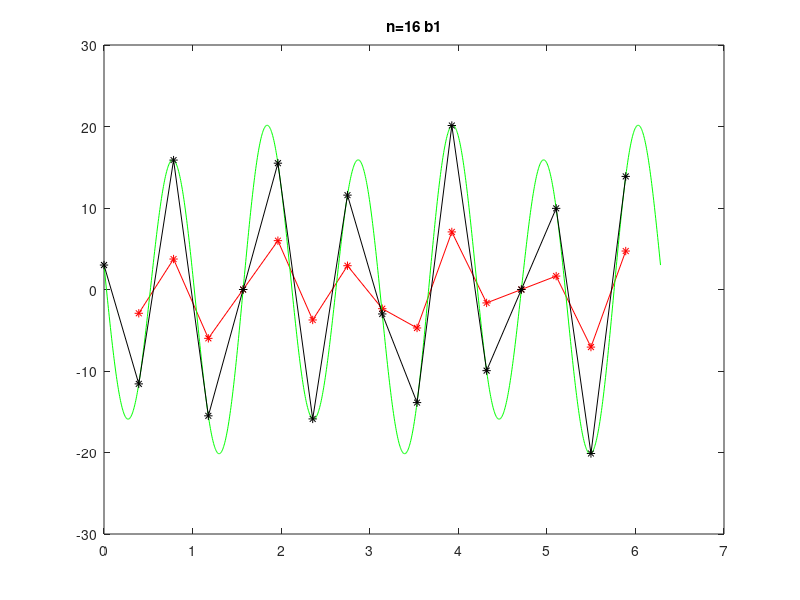
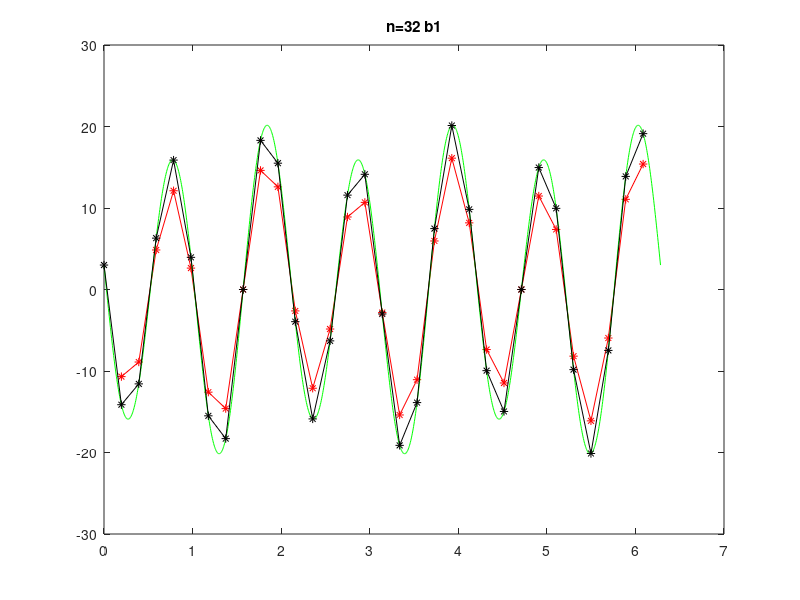
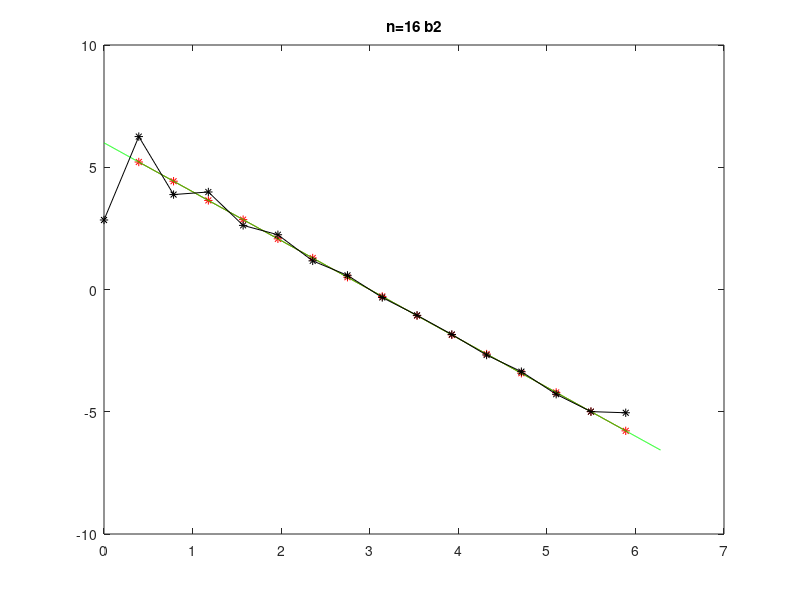
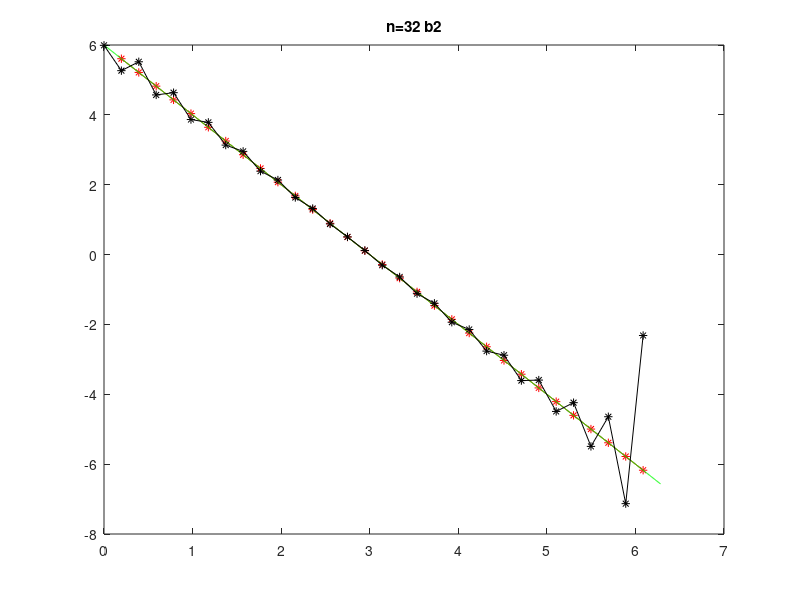

Write the MATLAB code that produced these figures, in order.
clear all
clc
function f=central(x,h)
   h
   L=size(x)(2);
   f=(x(1,3:L)-x(1,1:L-2))/(2*h);
endfunction
function f1=f(x);
  f1=sin(3*x)+3*cos(6*x);
endfunction
function f1=p(x);
  f1=x*6-x.^2;
endfunction
function f1=realdf(x);
  f1=3*cos(3*x)-18*sin(6*x);
endfunction
function f1=realdf2(x);
  f1=6-2*x;
endfunction
function re=remove_boundry(x)
  L=size(x)(2);
  re=x(1,2:L-1);
endfunction
function re=remove_boundry_s(x)
  L=size(x)(2);
  re=x(1,1:L-1);
endfunction
realx=linspace(0,2*pi,1387);


n16=linspace(0,2*pi,17);
n32=linspace(0,2*pi,33);
x16=remove_boundry(n16);
x32=remove_boundry(n32);

yc16=central(f(n16),n16(1,2)-n16(1,1));
yc32=central(f(n32),n32(1,2)-n32(1,1));

fx16=remove_boundry_s(n16);
fx32=remove_boundry_s(n32);
y16=fft(f(fx16));
y32=fft(f(fx32));
yf16=real(ifft((y16.*[[0:1:7],[0],[-7:1:-1]])*1i));
yf32=real(ifft((y32.*[[0:1:15],[0],[-15:1:-1]])*1i));

yreal=realdf(realx);

figure(1)

plot(x16,yc16,"r-*")
title("n=16 b1")
hold 
plot(realx,yreal,"g")
plot(fx16,yf16,"k-*")
figure(2)

plot(x32,yc32,"r-*")
title("n=32 b1")
hold
plot(realx,yreal,"g")
plot(fx32,yf32,"k-*")


yc16=central(p(n16),n16(1,2)-n16(1,1));
yc32=central(p(n32),n32(1,2)-n32(1,1));
fx16=remove_boundry_s(n16);
fx32=remove_boundry_s(n32);
y16=fft(p(fx16));
y32=fft(p(fx32));
yf16=real(ifft((y16.*[[0:1:7],[0],[-7:1:-1]])*1i));
yf32=real(ifft((y32.*[[0:1:15],[0],[-15:1:-1]])*1i));
yreal=realdf2(realx);

figure(3)

plot(x16,yc16,"r-*")
title("n=16 b2")
hold 
plot(realx,yreal,"g")
plot(fx16,yf16,"k-*")
figure(4)

plot(x32,yc32,"r-*")
title("n=32 b2")
hold
plot(realx,yreal,"g")
plot(fx32,yf32,"k-*")
